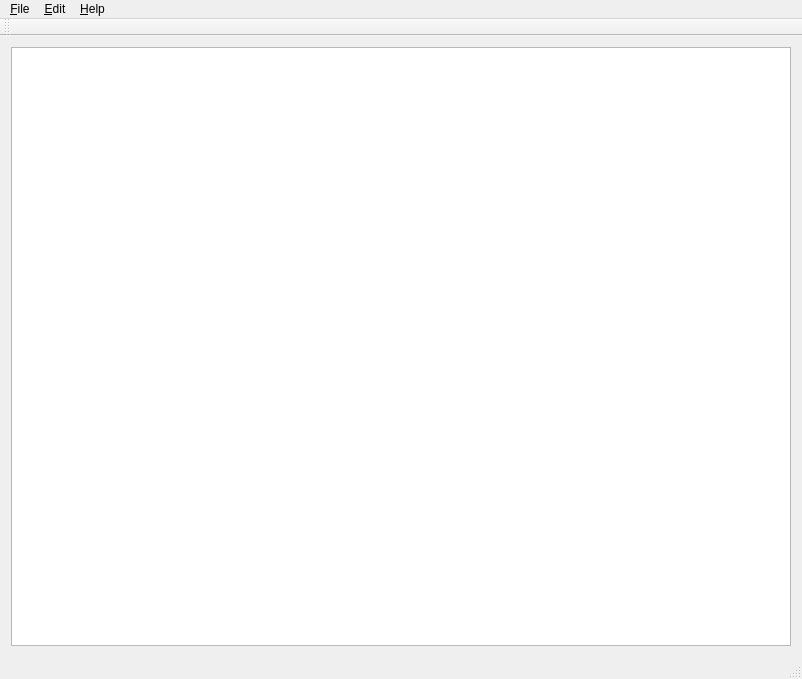
<?xml version="1.0" encoding="UTF-8"?>
<ui version="4.0">
 <author>Pavel Shekhter</author>
 <class>SimpleTextEditClass</class>
 <widget class="QMainWindow" name="SimpleTextEditClass">
  <property name="windowModality">
   <enum>Qt::ApplicationModal</enum>
  </property>
  <property name="geometry">
   <rect>
    <x>0</x>
    <y>0</y>
    <width>802</width>
    <height>679</height>
   </rect>
  </property>
  <property name="sizePolicy">
   <sizepolicy hsizetype="Maximum" vsizetype="Maximum">
    <horstretch>0</horstretch>
    <verstretch>0</verstretch>
   </sizepolicy>
  </property>
  <property name="baseSize">
   <size>
    <width>1920</width>
    <height>1080</height>
   </size>
  </property>
  <property name="windowTitle">
   <string>SimpleTextEdit</string>
  </property>
  <widget class="QWidget" name="centralWidget">
   <layout class="QGridLayout" name="gridLayout">
    <item row="0" column="0">
     <widget class="QTextEdit" name="textEdit"/>
    </item>
   </layout>
  </widget>
  <widget class="QMenuBar" name="menuBar">
   <property name="geometry">
    <rect>
     <x>0</x>
     <y>0</y>
     <width>802</width>
     <height>26</height>
    </rect>
   </property>
   <widget class="QMenu" name="menuFile">
    <property name="title">
     <string>&amp;File</string>
    </property>
    <addaction name="actionNew"/>
    <addaction name="actionOpen"/>
    <addaction name="actionSave_As"/>
    <addaction name="actionSave"/>
    <addaction name="actionExit"/>
   </widget>
   <widget class="QMenu" name="menuEdit">
    <property name="title">
     <string>&amp;Edit</string>
    </property>
    <addaction name="actionUndo"/>
    <addaction name="actionRedo"/>
    <addaction name="separator"/>
    <addaction name="actionCut"/>
    <addaction name="actionCopy"/>
    <addaction name="actionPaste"/>
    <addaction name="actionDelete"/>
    <addaction name="actionSelect_All"/>
   </widget>
   <widget class="QMenu" name="menuHelp">
    <property name="title">
     <string>&amp;Help</string>
    </property>
    <addaction name="actionHelp"/>
    <addaction name="actionAbout_SimpleTextEdit"/>
    <addaction name="separator"/>
    <addaction name="actionAbout_Qt"/>
    <addaction name="actionLicense"/>
   </widget>
   <addaction name="menuFile"/>
   <addaction name="menuEdit"/>
   <addaction name="menuHelp"/>
  </widget>
  <widget class="QToolBar" name="mainToolBar">
   <property name="sizePolicy">
    <sizepolicy hsizetype="Preferred" vsizetype="Preferred">
     <horstretch>0</horstretch>
     <verstretch>0</verstretch>
    </sizepolicy>
   </property>
   <attribute name="toolBarArea">
    <enum>TopToolBarArea</enum>
   </attribute>
   <attribute name="toolBarBreak">
    <bool>false</bool>
   </attribute>
  </widget>
  <widget class="QStatusBar" name="statusBar"/>
  <action name="actionNew">
   <property name="text">
    <string>New</string>
   </property>
   <property name="shortcut">
    <string>Ctrl+N</string>
   </property>
  </action>
  <action name="actionOpen">
   <property name="text">
    <string>Open</string>
   </property>
   <property name="shortcut">
    <string>Ctrl+O</string>
   </property>
  </action>
  <action name="actionSave_As">
   <property name="text">
    <string>Save As</string>
   </property>
  </action>
  <action name="actionSave">
   <property name="enabled">
    <bool>false</bool>
   </property>
   <property name="text">
    <string>Save</string>
   </property>
   <property name="shortcut">
    <string>Ctrl+S</string>
   </property>
  </action>
  <action name="actionExit">
   <property name="text">
    <string>Exit</string>
   </property>
  </action>
  <action name="actionUndo">
   <property name="enabled">
    <bool>false</bool>
   </property>
   <property name="text">
    <string>Undo</string>
   </property>
   <property name="shortcut">
    <string>Ctrl+Z</string>
   </property>
  </action>
  <action name="actionRedo">
   <property name="enabled">
    <bool>false</bool>
   </property>
   <property name="text">
    <string>Redo</string>
   </property>
   <property name="shortcut">
    <string>Ctrl+Y</string>
   </property>
  </action>
  <action name="actionCut">
   <property name="text">
    <string>Cut</string>
   </property>
   <property name="shortcut">
    <string>Ctrl+X</string>
   </property>
  </action>
  <action name="actionCopy">
   <property name="text">
    <string>Copy</string>
   </property>
   <property name="shortcut">
    <string>Ctrl+C</string>
   </property>
  </action>
  <action name="actionPaste">
   <property name="text">
    <string>Paste</string>
   </property>
   <property name="shortcut">
    <string>Ctrl+V</string>
   </property>
  </action>
  <action name="actionDelete">
   <property name="text">
    <string>Delete</string>
   </property>
  </action>
  <action name="actionSelect_All">
   <property name="enabled">
    <bool>false</bool>
   </property>
   <property name="text">
    <string>Select All</string>
   </property>
   <property name="shortcut">
    <string>Ctrl+A</string>
   </property>
  </action>
  <action name="actionHelp">
   <property name="text">
    <string>Help</string>
   </property>
   <property name="shortcut">
    <string>Ctrl+?</string>
   </property>
  </action>
  <action name="actionAbout_SimpleTextEdit">
   <property name="text">
    <string>About SimpleTextEdit</string>
   </property>
  </action>
  <action name="actionAbout_Qt">
   <property name="text">
    <string>About Qt</string>
   </property>
  </action>
  <action name="actionLicense">
   <property name="text">
    <string>License</string>
   </property>
  </action>
 </widget>
 <layoutdefault spacing="6" margin="11"/>
 <resources>
  <include location="simpletextedit.qrc"/>
 </resources>
 <connections/>
</ui>
